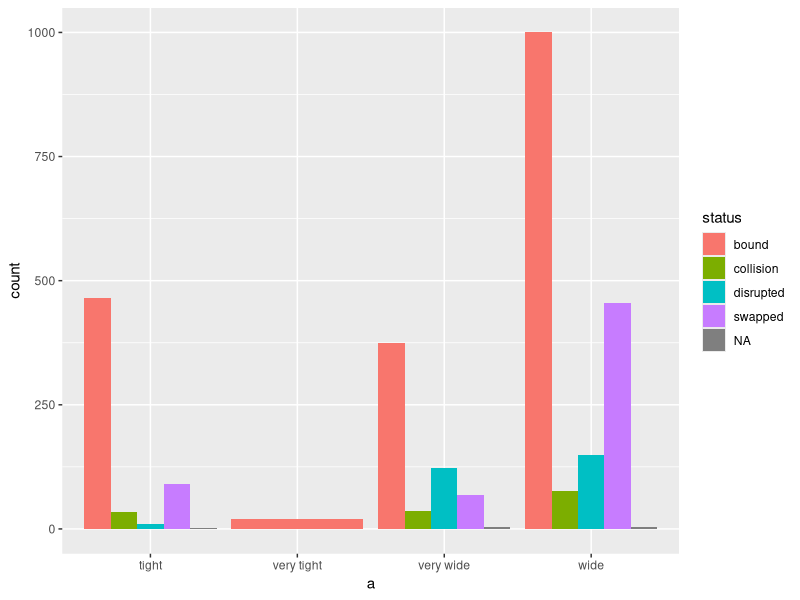

Generate this figure with R:
library(tidyverse)
data(iris)

data <- read_csv('results.csv')

data %>%
  ggplot(aes(a, fill=status)) +
  geom_bar(position = "dodge")
